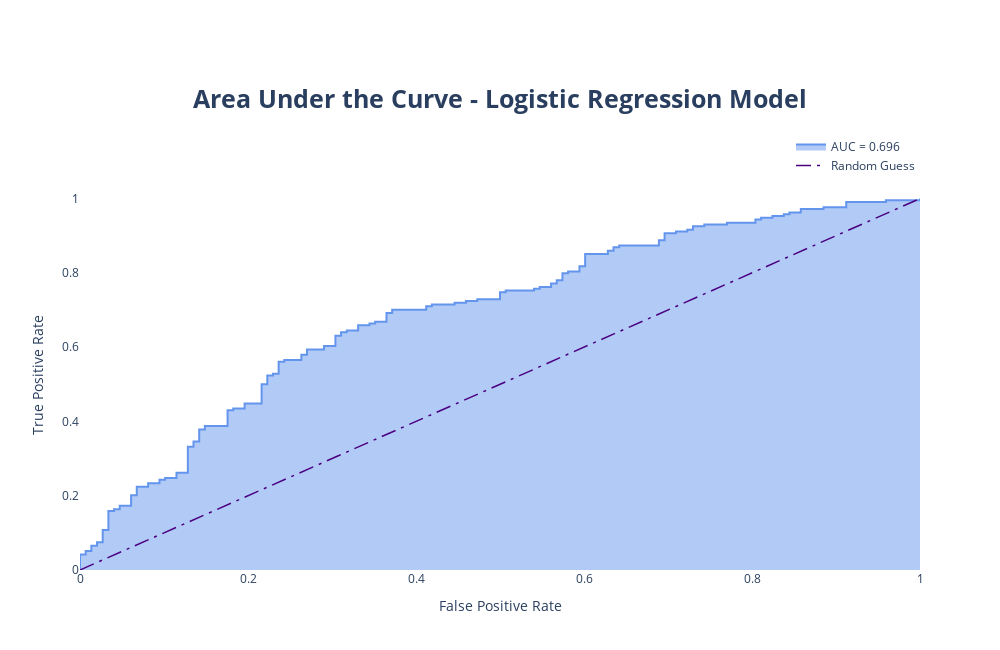

This figure's notebook cell:
### Code cell
# Random Guess line
fig.add_trace(go.Scatter(x = [0,1],
                       y = [0,1],
                       mode = 'lines',
                       line=dict(color = 'indigo', width = 1.5, dash = 'longdashdot'),
                       name = 'Random Guess'))

# Layout
fig.update_layout(xaxis = dict(range=[0.0, 1.0]),
                 yaxis = dict(range=[0.0, 1.05]),
                 xaxis_title = 'False Positive Rate',
                 yaxis_title = 'True Positive Rate',
                 title = {
                     'text':'<b>Area Under the Curve - Logistic Regression Model</b>',
                     'x': 0.5,
                     'xanchor': 'center',
                     'yanchor': 'top',
                     'font': {
                         'size': 25
                     }
                 },
                 margin = dict(t = 180),
                 legend = dict(x=1, y=1, xanchor = 'right', yanchor = 'bottom'),
                 plot_bgcolor = 'white',
                 showlegend = True,
                 height = 650, width = 1000)
fig.show() # Displaying figure

### Figure 1 — Plotly figure (JSON) as saved in the notebook; plotly's stock layout.template omitted (floating-point values rounded to 4 significant figures; data arrays with more than 128 entries replaced by an {"elided": "..."} marker saying what was removed)
{"data": [{"fill": "tozeroy", "line": {"color": "cornflowerblue", "width": 2}, "mode": "lines", "name": "AUC = 0.696", "type": "scatter", "x": {"elided": "145 float values"}, "y": {"elided": "145 float values"}}, {"line": {"color": "indigo", "dash": "longdashdot", "width": 1.5}, "mode": "lines", "name": "Random Guess", "type": "scatter", "x": [0, 1], "y": [0, 1]}], "layout": {"height": 650, "legend": {"x": 1, "xanchor": "right", "y": 1, "yanchor": "bottom"}, "margin": {"t": 180}, "plot_bgcolor": "white", "showlegend": true, "title": {"font": {"size": 25}, "text": "<b>Area Under the Curve - Logistic Regression Model</b>", "x": 0.5, "xanchor": "center", "yanchor": "top"}, "width": 1000, "xaxis": {"range": [0, 1], "title": {"text": "False Positive Rate"}}, "yaxis": {"range": [0, 1.05], "title": {"text": "True Positive Rate"}}}}
